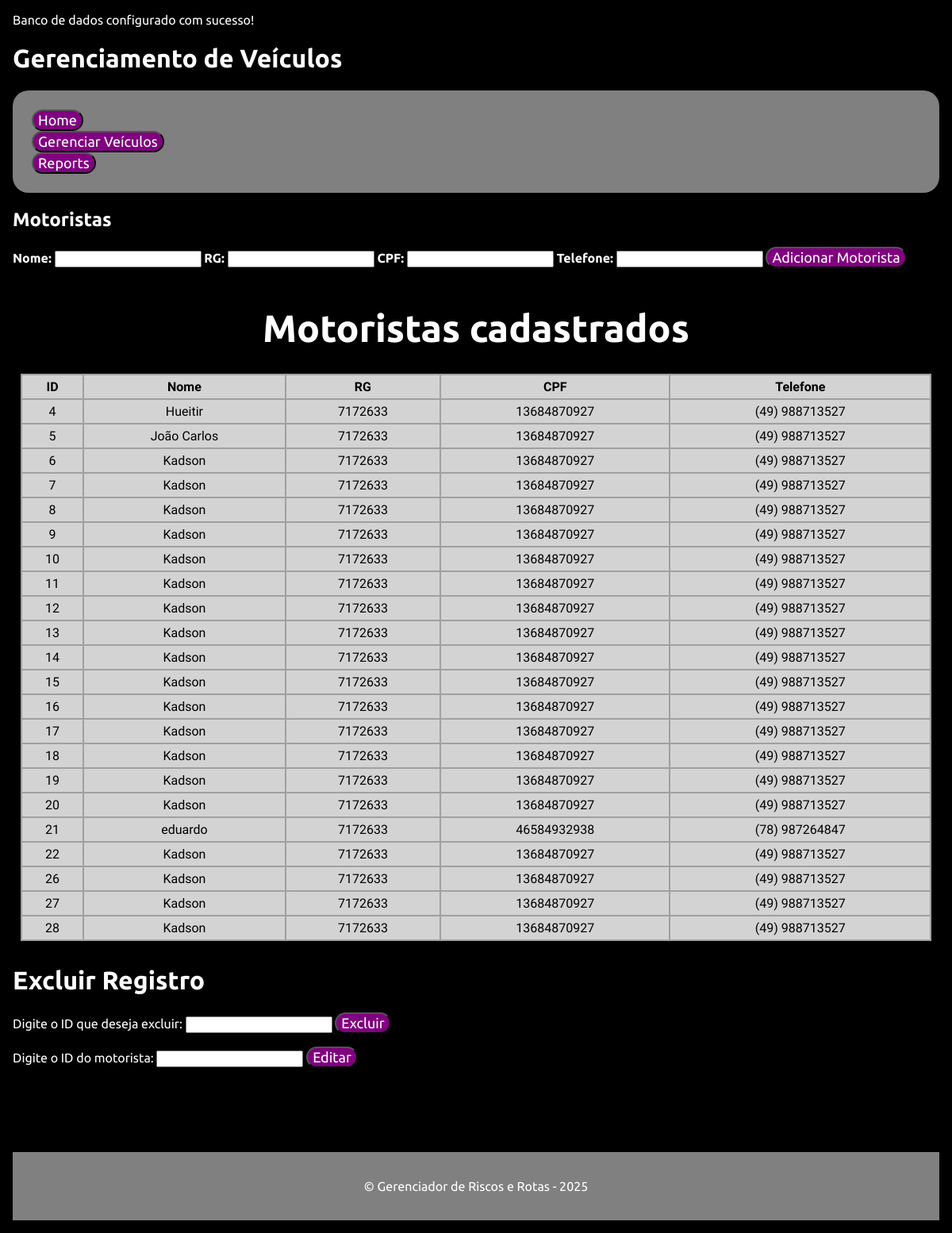
Page /src/drivers.php on the earlier database version.
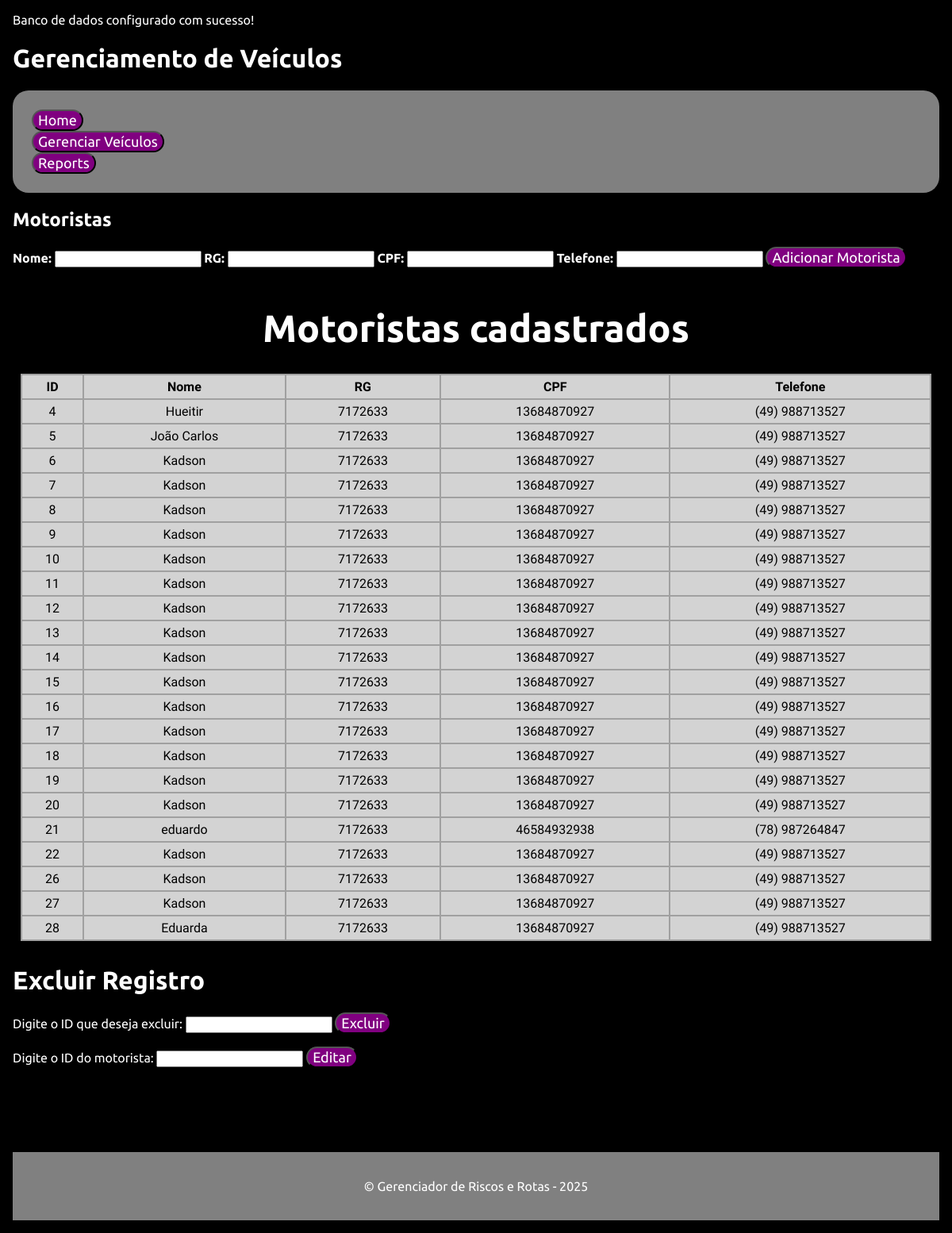
Same page on the later database version.
### tables this page shows
CREATE TABLE drivers (
        id INTEGER PRIMARY KEY AUTOINCREMENT,
        nome CHAR(255) NOT NULL,
        rg CHAR(20) NOT NULL,
        cpf CHAR(11) NOT NULL,
        telefone CHAR(20) DEFAULT NULL,
        veiculo_id INTEGER,
        FOREIGN KEY(veiculo_id) REFERENCES veiculos(id)
    );

### src/drivers.php (the view, shortened to what this page needs)
<?php include __DIR__ . '/init.php'; ?>
<!DOCTYPE html>
<html lang="pt-br">
<head>
    <link rel="stylesheet" href="/css/style_drivers.css">
    <link rel="stylesheet" href="/css/style_table.css">
</head>
<body>
    <header class="header">
        <h1>Gerenciamento de Veículos</h1>
    <div class="navegacao_drivers">
        <nav>
            <ul>
                <li>
                    <button onclick="location.href='/index.php'" type="button">
                    Home</button>
                </li>
                <li>
                    <button onclick="location.href='veiculos.php'" type="button">
                    Gerenciar Veículos</button>
                </li>
                <li>
                    <button onclick="location.href='reports.php'" type="button">
                    Reports</button>
                </li>
            </ul>
        </nav>
    </div>
    </header>
    <main class="main">
        <h2>Motoristas</h2>
        <form action="drivers.php" method="POST">
            <label for="nome"><strong>Nome:</strong></label>
            <input type="text" id="nome" name="nome" maxlength="255"required>
            <label for="RG"><strong>RG:</strong></label>
            <input type="text" id="rg" name="rg" maxlength="20" required>
            <label for="cpf"><strong>CPF:</strong></label>
            <input type="char(11)" id="cpf" name="cpf" maxlength="11" required>
            <label for="telefone"><strong>Telefone:</strong></label>
            <input type="CHAR(20)" id="telefone" name="telefone" maxlength="20" required>
            <button type="submit">Adicionar Motorista</button>
        </form>
        <h3>Motoristas cadastrados</h3>
        <div class="tabela_top">
            <table class="tabela">
                <thead>
                    <tr>
                        <th>ID</th>
                        <th>Nome</th>
                        <th>RG</th>
                        <th>CPF</th>
                        <th>Telefone</th>
                    </tr>
                </thead>
                <tbody>
                    <?php
                    $drivers = $db->query('SELECT * FROM drivers')->fetchAll(PDO::FETCH_ASSOC);
                    foreach ($drivers as $motoristas) {
                        echo "<tr>
                                <td>{$motoristas['id']}</td>
                                <td>{$motoristas['nome']}</td>
                                <td>{$motoristas['rg']}</td>
                                <td>{$motoristas['cpf']}</td>
                                <td>{$motoristas['telefone']}</td>
                            </tr>";
                    }
                    ?>
            </table>
        </div>
        <h1>Excluir Registro</h1>
    <form method="POST" action="removedor.php">
        <label for="removerMotoristas.php">Digite o ID que deseja excluir:</label>
        <input type="number" name="id" id="id" required>
        <button type="submit">Excluir</button>
    </form>
    <form method="GET" action="editar_motoristas.php">
        <label for="id">Digite o ID do motorista:</label>
        <input type="number" name="id" id="id" required>
        <button type="submit">Editar</button>
    </form>
    </main>
    <br>
    <br>
    <br>
    <br>
    <br>
    <footer class="footer">
        <p>&copy; Gerenciador de Riscos e Rotas - 2025</p>
    </footer>
</body>
</html>

### css/style_drivers.css (style rules this page uses)
:root { --cor_div: grey; --cor_nav_letra: black; --cor_nav_button: purple; --cor_nav_button_hover: aliceblue; --fonte_letras:"Ubuntu", serif; font-weight: 400; }
.navegacao_drivers { background-color: var(--cor_div); padding: 24px; border-radius: 20px; box-shadow: 0px 0px 20px rgba(0, 0, 0, 0.2); font-family: var(--fonte_letras); }
ul { list-style-type: none; margin: 0; padding: 0; overflow: hidden; }
li { text-decoration: solid black; color: var(--cor_nav_itens); }
button { background-color: var(--cor_nav_button); color: white; border-radius: 16px; font-size: 18px; font-family: var(--fonte_letras); }
div { margin-top: 20px; display: flex; }
body { background-color: black; color: white; font-family: var(--fonte_letras); margin: 0; padding: 0; display: flex; flex-direction: column; min-height: 100vh; margin: 16px; }
h3 { text-align: center; margin-bottom: 20px; font-size: 3em; }
.footer { background-color: var(--cor_div); color: var(--cor_nav_itens); padding: 18px; text-align: center; font-family: var(--fonte_letras); position: relative; bottom: 0; margin: 0%; }

### css/style_table.css (style rules this page uses)
.tabela { text-align: center; border-collapse: collapse; padding: 10px; margin: 10px; height: 20%; display: table; width: 100%; }
.tabela_top { width: 100% !important; }
th, td { background-color: lightgrey; color: black; border: 2px solid rgb(160 160 160); font-family: "Inconsolata", serif; text-align: center; padding: 5px; margin:auto; height: auto; }

Differences in the rows shown:
changed drivers id 28: nome "Kadson" → "Eduarda"
